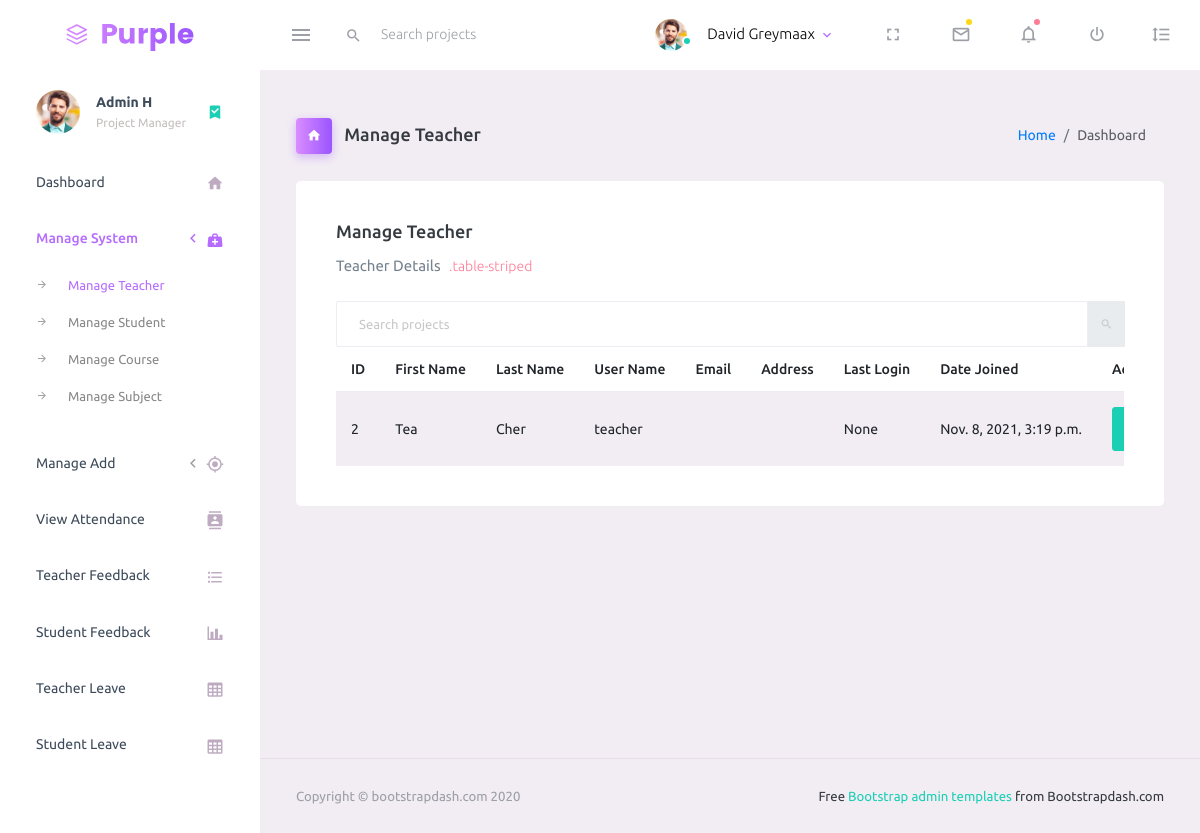
/manage_teacher, run on an earlier commit of the app's database.
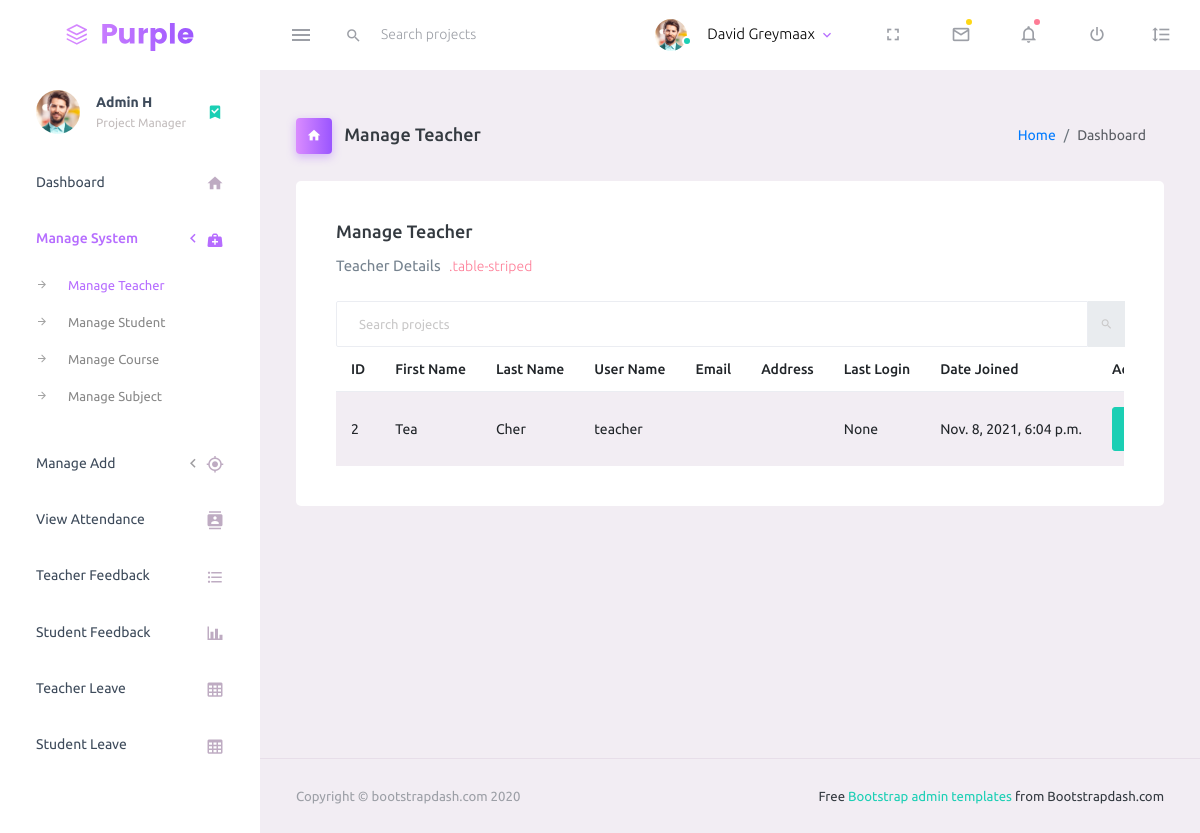
And on a later commit of the database.
### student_management_app/models.py (models this page shows)
class Teachers(models.Model):
    id = models.AutoField(primary_key=True)
    name = models.CharField(max_length=255)
    email = models.CharField(max_length=255)
    password = models.CharField(max_length=255)
    admin = models.OneToOneField(CustomUser, on_delete=models.CASCADE)
    address = models.TextField()
    created_at = models.DateTimeField(auto_now_add=True)
    updated_at = models.DateTimeField(auto_now_add=True)
    objects = models.Manager()

class CustomUser(AbstractUser):
    id = models.AutoField(primary_key=True)
    user_type_data = ((1, "HOD"), (2, "Teacher"), (3, "Student"))
    user_type = models.CharField(default=1, choices=user_type_data, max_length=10)

### student_management_app/HodViews.py (the view)
# urls.py: path('manage_teacher', HodViews.manage_teacher, name='manage_teacher'),
def manage_teacher(request):
    teachers = Teachers.objects.all()
    return render(request,'hod_template/manage_teacher_template.html',{"teachers": teachers})

### student_management_app/templates/hod_template/manage_teacher_template.html
{% extends 'hod_template/base_template.html'%}
{% load static %}
{% block page_title %}
Manage Teacher
{% endblock page_title %}
{% block content %}
    <div class="card">
        <div class="card-body">
        <div class="search-field d-none d-md-block">
            <h4 class="card-title">Manage Teacher</h4>
            <p class="card-description"> Teacher Details <code>.table-striped</code></p>
            <form class="d-flex align-items-center h-100" action="#">
            <div class="input-group">
                <input type="text" class="form-control bg-transparent border-5" placeholder="Search projects">
                <div class="input-group-prepend bg-transparent">
                    <i class="input-group-text border-0 mdi mdi-magnify"></i>
                </div>
            </div>
            </form>
        </div>
        <div class="card-body table-responsive p-0">
            <table class="table table-striped table-hover text-nowrap ">
                <thead>
                <tr>
                    <th> ID </th>
                    <th> First Name </th>
                    <th> Last Name </th>
                    <th> User Name </th>
                    <th> Email </th>
                    <th> Address </th>
                    <th> Last Login </th>
                    <th> Date Joined </th>
                    <th> Action </th>
                </tr>
                </thead>
                <tbody>
                {% for teacher in teachers %}
                    <tr>
                        <td> {{ teacher.admin.id }}</td>
                        <td> {{ teacher.admin.first_name }}</td>
                        <td> {{ teacher.admin.last_name }}</td>
                        <td> {{ teacher.admin.username }}</td>
                        <td> {{ teacher.admin.email }}</td>
                        <td> {{ teacher.admin.address }}</td>
                        <td> {{ teacher.admin.last_login }}</td>
                        <td> {{ teacher.admin.date_joined }}</td>
                        <td><a href="/edit_teacher/{{ teacher.admin.id }}" class="btn btn-success">Edit</a></td>
                    </tr>
                {% endfor %}
                </tbody>
            </table>
        </div>
        </div>
    </div>
{% endblock content %}

What changed in the data, as far as the page shows it:
changed Teachers "Tea": admin.date_joined "Nov. 8, 2021, 3:19 p.m." → "Nov. 8, 2021, 6:04 p.m."
